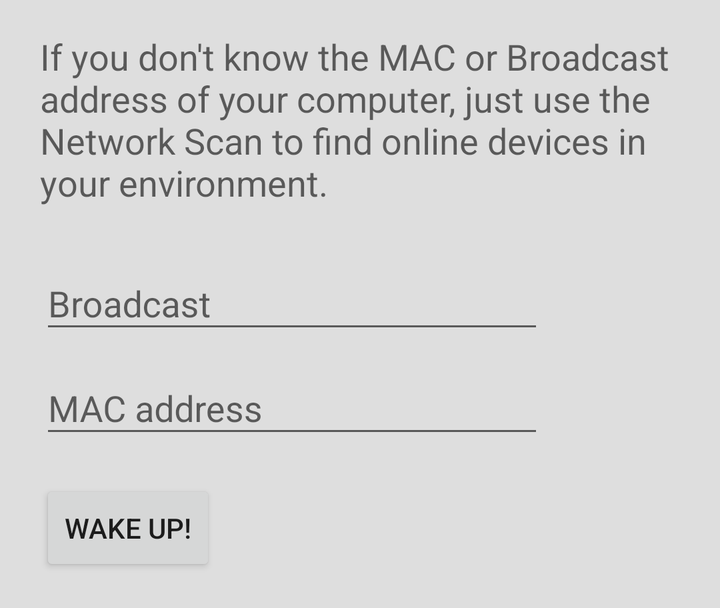
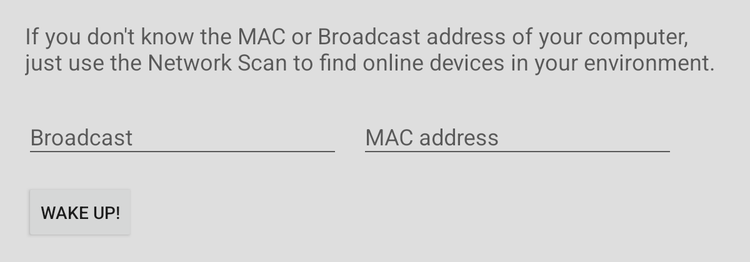

First picture: res/layout/ on a phone held upright. Second picture: the repository's own variant of that layout, on a device whose configuration matches the variant's folder. Source for both follows.
<!-- AndroidManifest.xml: application theme AppTheme -->
<!-- res/layout/fragment_wake.xml -->
<?xml version="1.0" encoding="utf-8"?>
<layout xmlns:android="http://schemas.android.com/apk/res/android">

    <android.support.v4.widget.NestedScrollView
        android:id="@+id/nestedScrollViewWake"
        android:layout_width="match_parent"
        android:layout_height="wrap_content">

        <LinearLayout
            android:id="@+id/linearLayoutWake"
            android:layout_width="match_parent"
            android:layout_height="wrap_content"
            android:orientation="vertical"
            android:paddingBottom="@dimen/activity_vertical_margin"
            android:paddingLeft="20dp"
            android:paddingRight="20dp"
            android:paddingTop="@dimen/activity_vertical_margin">

            <android.support.v7.widget.AppCompatTextView
                android:id="@+id/textWakeUp"
                android:layout_width="wrap_content"
                android:layout_height="wrap_content"

                android:gravity="center_vertical"
                android:text="@string/wakeupInfo"
                android:textAppearance="@style/TextAppearance.AppCompat.Medium" />


            <android.support.design.widget.TextInputLayout
                android:id="@+id/inputLayoutBroadcast"
                android:layout_width="wrap_content"
                android:layout_height="wrap_content"
                android:layout_marginTop="@dimen/activity_vertical_margin">

                <android.support.v7.widget.AppCompatEditText
                    android:id="@+id/inputBroadcast"
                    android:layout_width="wrap_content"
                    android:layout_height="wrap_content"
                    android:ems="12"
                    android:hint="@string/broadcast"
                    android:imeOptions="actionNext"
                    android:inputType="text"
                    android:nextFocusDown="@+id/inputMac"
                    android:maxLines="1" />

            </android.support.design.widget.TextInputLayout>


            <android.support.design.widget.TextInputLayout
                android:id="@+id/inputLayoutMac"
                android:layout_width="wrap_content"
                android:layout_height="wrap_content">

                <android.support.v7.widget.AppCompatEditText
                    android:id="@+id/inputMac"
                    android:layout_width="wrap_content"
                    android:layout_height="wrap_content"
                    android:ems="12"
                    android:hint="@string/mac"
                    android:imeOptions="actionDone"
                    android:inputType="text"
                    android:nextFocusDown="@+id/btn_wakeup"
                    android:maxLines="1" />

            </android.support.design.widget.TextInputLayout>

            <android.support.v7.widget.AppCompatButton
                android:id="@+id/btn_wakeup"
                android:layout_width="wrap_content"
                android:layout_height="wrap_content"
                android:layout_marginTop="@dimen/activity_vertical_margin"
                android:text="@string/wake_up" />
        </LinearLayout>
    </android.support.v4.widget.NestedScrollView>
</layout>
<!-- resources referenced by this layout -->
<resources>
  <dimen name="activity_vertical_margin">16dp</dimen>
  <string name="broadcast">Broadcast </string>
  <string name="mac">MAC address </string>
  <string name="wake_up">Wake Up!</string>
  <string name="wakeupInfo">If you don\'t know the MAC or Broadcast address of your computer, just use the Network Scan to find online devices in your environment.</string>
  <style name="AppTheme" parent="Theme.AppTheme" />
  <style name="Theme.AppTheme" parent="Theme.AppCompat.Light.NoActionBar">
  
          <item name="colorPrimary">@color/myPrimaryColor</item>
          <item name="colorPrimaryDark">@color/myPrimaryDarkColor</item>
          <item name="colorAccent">@color/myAccentColor</item>
          <item name="android:windowBackground">@color/myWindowBackground</item>
          <item name="preferenceTheme">@style/PreferenceThemeOverlay</item>
          <item name="android:textColorLink">@color/myAccentColor</item>
      </style>
  <color name="myPrimaryColor">#3f51b5</color>
  <color name="myPrimaryDarkColor">#303f9f</color>
  <color name="myAccentColor">#3F51B5</color>
  <color name="myWindowBackground">#DEDEDE</color>
</resources>
<!-- res/layout-sw600dp/fragment_wake.xml (the repository's variant of the layout above) -->
<!-- drawn on a 7-inch tablet held upright -->
<android.support.v4.widget.NestedScrollView xmlns:android="http://schemas.android.com/apk/res/android"
    android:id="@+id/nestedScrollViewWake"
    android:layout_width="match_parent"
    android:layout_height="wrap_content">

    <RelativeLayout
        android:id="@+id/linearLayoutWake"
        android:layout_width="match_parent"
        android:layout_height="wrap_content"
        android:orientation="vertical"
        android:paddingBottom="@dimen/activity_vertical_margin"
        android:paddingLeft="20dp"
        android:paddingRight="20dp"
        android:paddingTop="@dimen/activity_vertical_margin">

        <android.support.v7.widget.AppCompatTextView
            android:id="@+id/textWakeUp"
            android:layout_width="wrap_content"
            android:layout_height="wrap_content"
            android:gravity="center_vertical"
            android:text="@string/wakeupInfo"
            android:textAppearance="@style/TextAppearance.AppCompat.Medium" />

        <LinearLayout
            android:id="@+id/linearLayoutTextInputs"
            android:layout_width="wrap_content"
            android:layout_height="wrap_content"
            android:layout_below="@id/textWakeUp"
            android:layout_marginTop="@dimen/activity_vertical_margin"
            android:gravity="center"
            android:orientation="horizontal">

            <android.support.design.widget.TextInputLayout
                android:id="@+id/inputLayoutBroadcast"
                android:layout_width="wrap_content"
                android:layout_height="wrap_content">

                <android.support.v7.widget.AppCompatEditText
                    android:id="@+id/inputBroadcast"
                    android:layout_width="wrap_content"
                    android:layout_height="wrap_content"
                    android:ems="12"
                    android:hint="@string/broadcast"
                    android:imeOptions="actionNext"
                    android:inputType="text"
                    android:maxLines="1"
                    android:nextFocusDown="@+id/inputMac" />

            </android.support.design.widget.TextInputLayout>


            <android.support.design.widget.TextInputLayout
                android:id="@+id/inputLayoutMac"
                android:layout_width="wrap_content"
                android:layout_height="wrap_content"
                android:layout_marginLeft="@dimen/activity_vertical_margin">

                <android.support.v7.widget.AppCompatEditText
                    android:id="@+id/inputMac"
                    android:layout_width="wrap_content"
                    android:layout_height="wrap_content"
                    android:layout_alignBottom="@+id/inputLayoutBroadcast"
                    android:layout_toEndOf="@+id/inputLayoutBroadcast"
                    android:layout_toRightOf="@+id/inputLayoutBroadcast"
                    android:ems="12"
                    android:hint="@string/mac"
                    android:imeOptions="actionDone"
                    android:inputType="text"
                    android:maxLines="1"
                    android:nextFocusDown="@+id/btn_wakeup" />
            </android.support.design.widget.TextInputLayout>
        </LinearLayout>

        <android.support.v7.widget.AppCompatButton
            android:id="@+id/btn_wakeup"
            android:layout_width="wrap_content"
            android:layout_height="wrap_content"
            android:layout_below="@id/linearLayoutTextInputs"
            android:layout_marginTop="@dimen/activity_horizontal_margin"
            android:text="@string/wake_up" />

    </RelativeLayout>
</android.support.v4.widget.NestedScrollView>
<!-- resources referenced by the variant -->
<!-- as a 7-inch tablet held upright resolves them -->
<resources>
  <dimen name="activity_horizontal_margin">16dp</dimen>
  <dimen name="activity_vertical_margin">16dp</dimen>
  <string name="broadcast">Broadcast </string>
  <string name="mac">MAC address </string>
  <string name="wake_up">Wake Up!</string>
  <string name="wakeupInfo">If you don\'t know the MAC or Broadcast address of your computer, just use the Network Scan to find online devices in your environment.</string>
  <style name="AppTheme" parent="Theme.AppTheme" />
  <style name="Theme.AppTheme" parent="Theme.AppCompat.Light.NoActionBar">
  
          <item name="colorPrimary">@color/myPrimaryColor</item>
          <item name="colorPrimaryDark">@color/myPrimaryDarkColor</item>
          <item name="colorAccent">@color/myAccentColor</item>
          <item name="android:windowBackground">@color/myWindowBackground</item>
          <item name="preferenceTheme">@style/PreferenceThemeOverlay</item>
          <item name="android:textColorLink">@color/myAccentColor</item>
      </style>
  <color name="myPrimaryColor">#3f51b5</color>
  <color name="myPrimaryDarkColor">#303f9f</color>
  <color name="myAccentColor">#3F51B5</color>
  <color name="myWindowBackground">#DEDEDE</color>
</resources>
